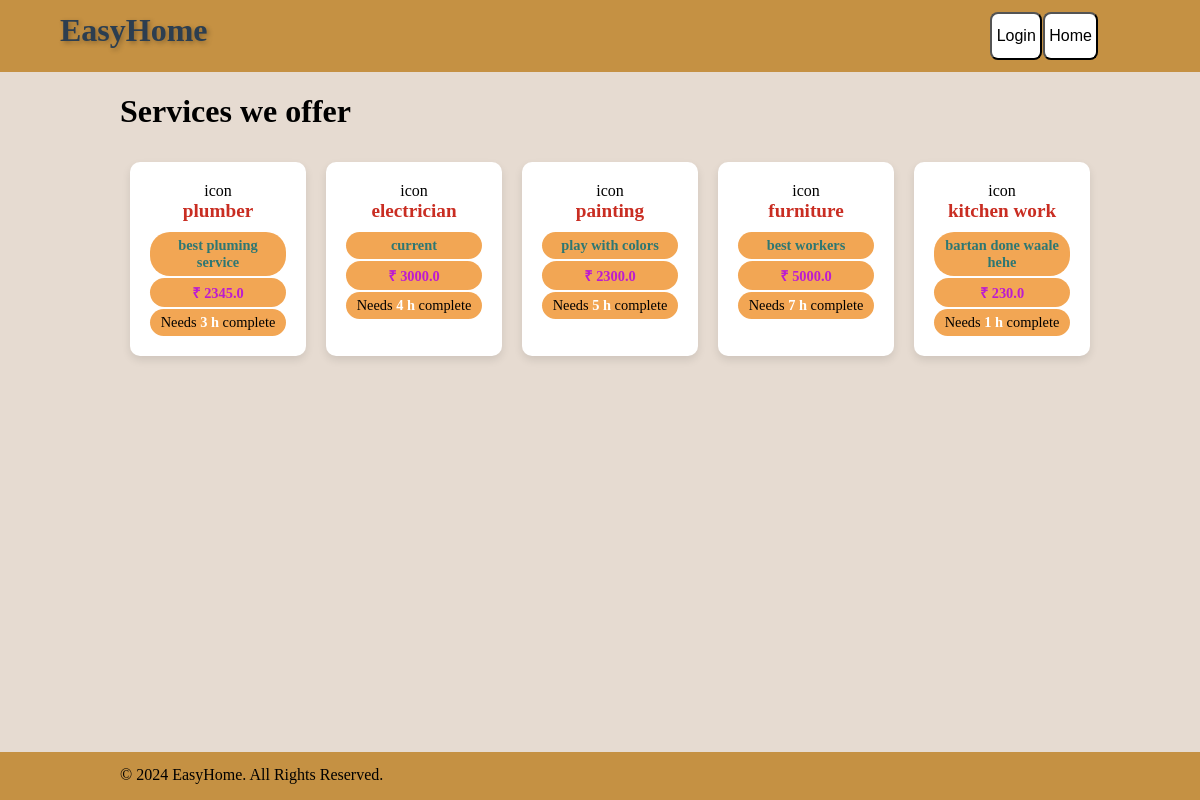
Page /services on the earlier database version.
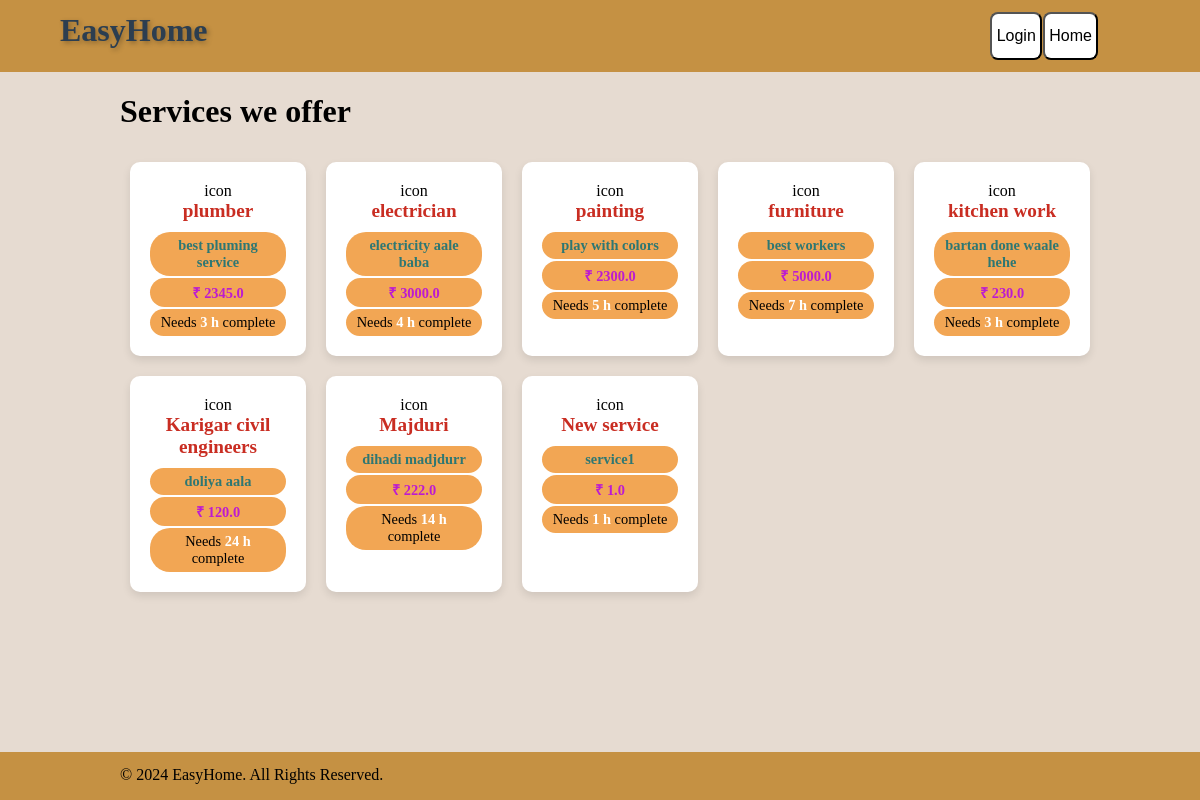
Same page on the later database version.
### app.py (models this page shows, shortened)
class Services(db.Model):
    service_id= db.Column(db.Integer, primary_key = True)
    service_name= db.Column(db.String(50)  )
    service_desc= db.Column(db.String(200) )
    service_b_price= db.Column(db.Float() ,nullable= False)
    time_required =db.Column(db.String,  nullable=False)

### app.py (the view)
@app.route("/services")
def all_serv():
    services =Services.query.all()
    return render_template("services.html", services=services)

### templates/services.html (shortened to what this page needs)
{% extends "common.html" %}
{% block body %}
<div style="margin-left: 10%; margin-right: 10%;">    <h1>Services we offer</h1>
    <div class="container1">
        {% for service in services %}
        <div  onclick="window.location.href='/service_page/{{service.service_id}}'" class="service-box">
            <div class="service-icon">icon</div>
            <div class="service-title"><b style="color: rgb(201, 45, 34);">{{service.service_name}}</b></div>
            <div class="service-desc"><b style="color: rgb(45, 119, 115);">{{service.service_desc}}</b></div>
            <div class="service-desc">  <b style="color: rgb(188, 27, 209);">₹ {{service.service_b_price}}</b></div>
            <div class="service-desc"><a style="color: rgb(0, 0, 0);">Needs <b style="color: rgb(255, 255, 255);">{{service.time_required}} h </b>complete</a></div>
            </div>
        {% endfor %}
    </div></div>
{% endblock %}

Differences in the rows shown:
changed Services "electrician": service_desc "current" → "electricity aale baba"
changed Services "kitchen work": time_required "1" → "3"
added Services: service_name "Karigar civil engineers", service_desc "doliya aala", service_b_price "120.0", time_required "24"
added Services: service_name "Majduri", service_desc "dihadi madjdurr", service_b_price "222.0", time_required "14"
added Services: service_name "New service", service_desc "service1", service_b_price "1.0", time_required "1"
